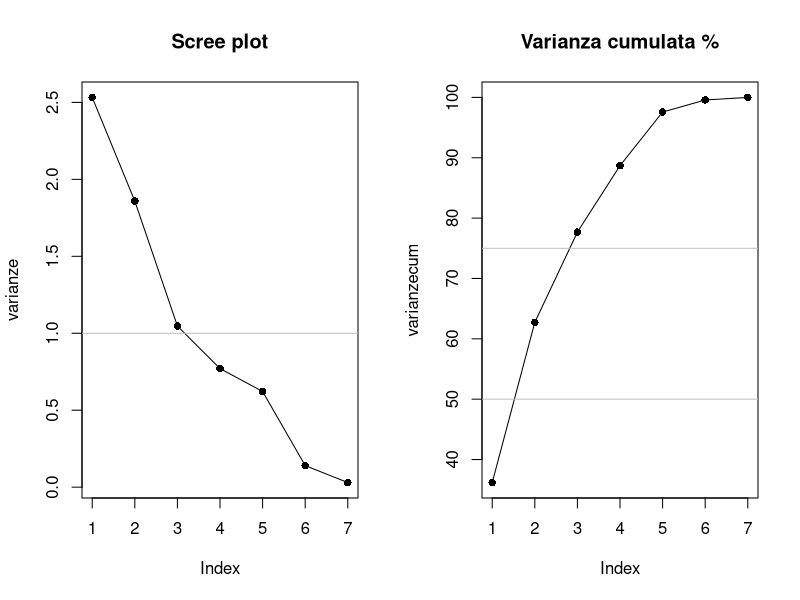
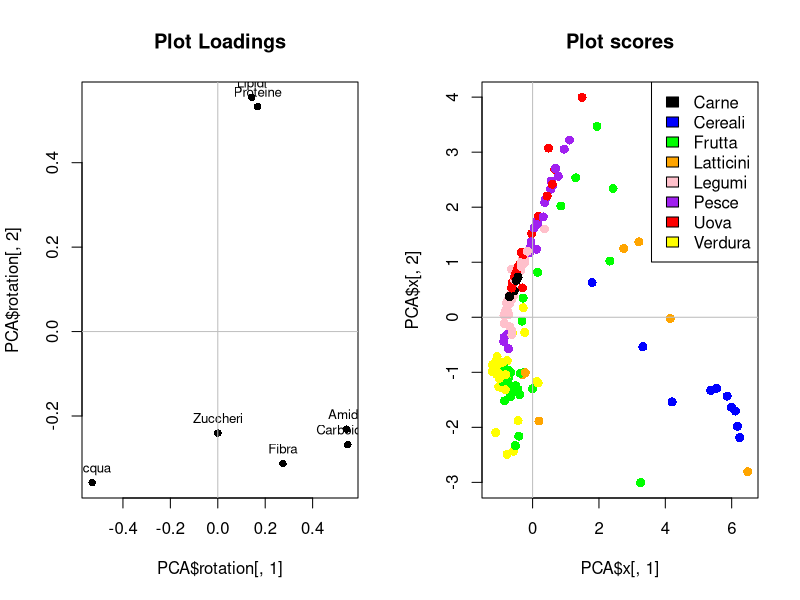
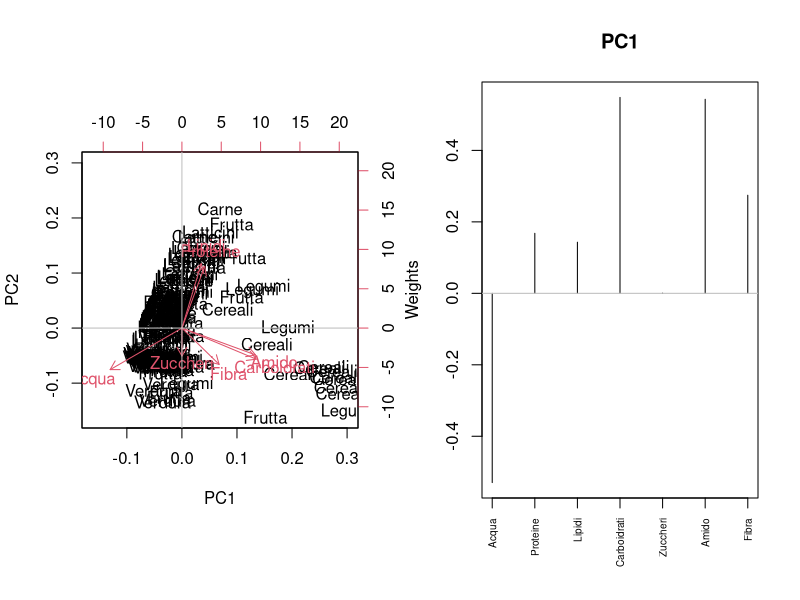
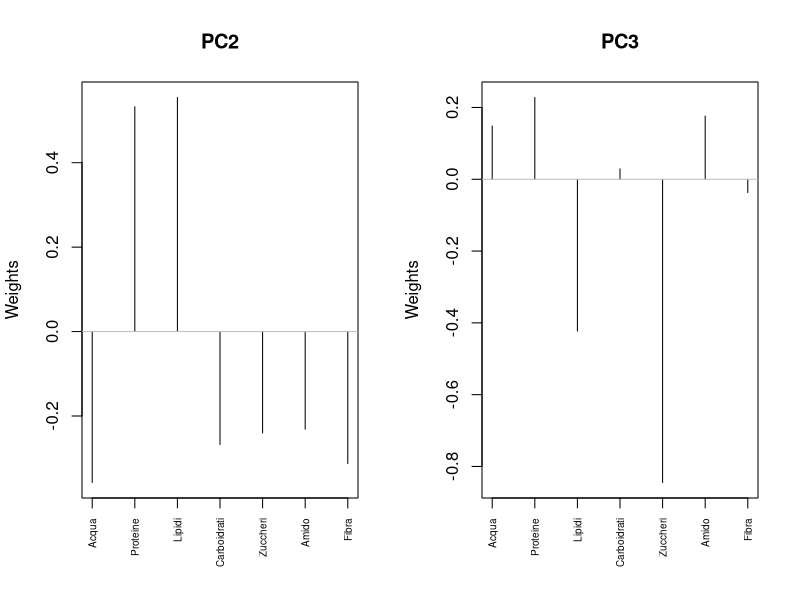
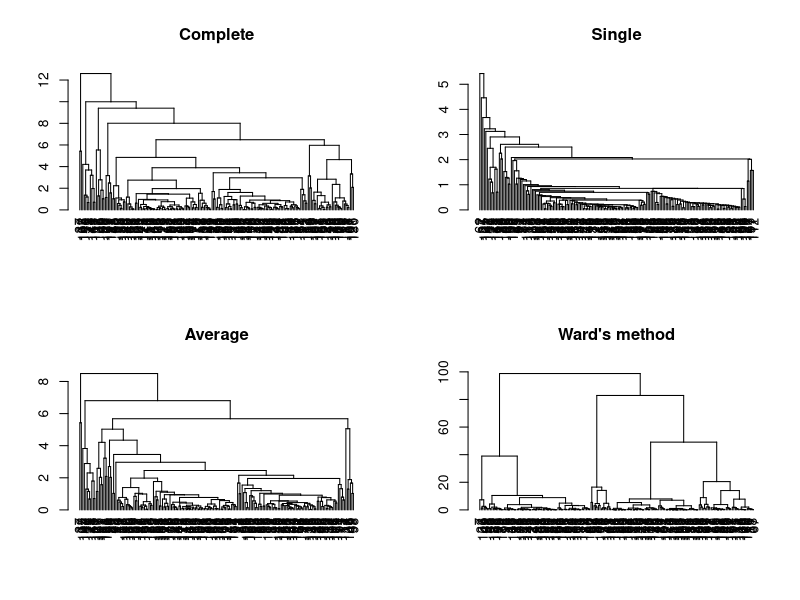
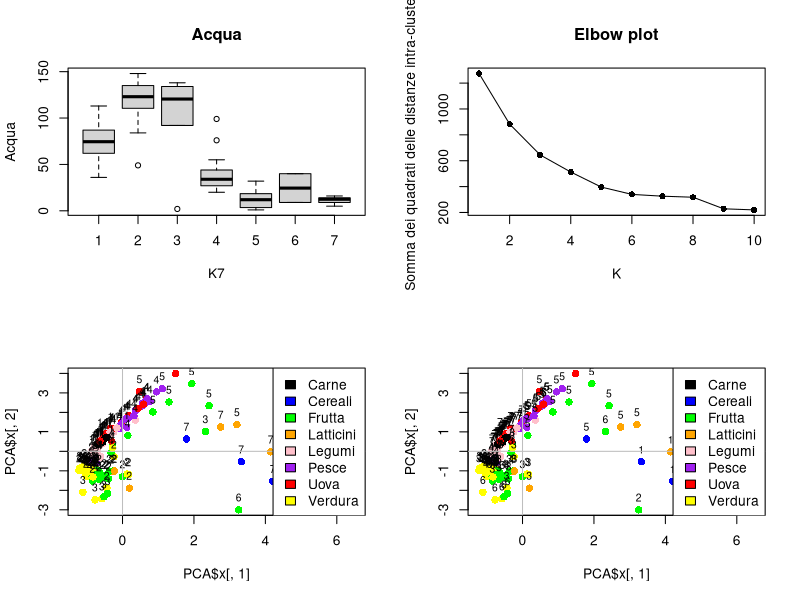

Write the R code that produced these figures, in order.
## ---- chunk 1
knitr::opts_chunk$set(echo = TRUE)
## ---- chunk 2
originale<-read.table("Dataset alimenti.txt", header=TRUE,sep="\t")
## ---- chunk 3
dataset<-as.matrix(originale[,-c(1:2)])

Alimento<-originale$Alimento
Categoria<-originale$Categoria

PCA<-prcomp(dataset, center= TRUE, scale=TRUE)

#-- Estrazien delle varianze e della varianza cumulata

varianze<-PCA$sdev^2

varianzecum<-cumsum(varianze/sum(varianze)*100) 

## ---- chunk 4

par(mfrow=c(1,2))
#-- Scree plot

plot(varianze,pch=16,type="o", main="Scree plot")
abline(h=1,col="gray")

#-- Varianza cumulata %

plot(varianzecum, pch=16, type="o", main="Varianza cumulata %")
abline(h=c(50,75),col="gray")
## ---- chunk 5
#-- Plot loadings

plot(PCA$rotation[,1], PCA$rotation[,2], pch=16, main= "Plot Loadings")
text(PCA$rotation[,1], PCA$rotation[,2],labels=colnames(dataset),cex=0.8,pos=3)
abline(h=0,col="gray")
abline(v=0,col="gray")
## ---- chunk 6

#-- Plot scores a colori

Color<-as.factor(Categoria)
levels(Color)<-c("red","blue","green","purple","orange", "pink", "black", "yellow")
Color<-as.character(Color)

plot(PCA$x[,1], PCA$x[,2], type="n", main= "Plot scores")
points(PCA$x[,1], PCA$x[,2],col=Color,cex=1.2,pch=16)
abline(h=0,col="gray")
abline(v=0,col="gray")

legend("topright", legend=c(levels(as.factor(Categoria))), fill=levels(as.factor(Color)))

## ---- chunk 7
#-- Biplot

biplot(PCA, choices =c(1,2), xlabs=Categoria)
abline(h=0,col="gray")
abline(v=0,col="gray")

## ---- chunk 8
#-- Peso delle variabili sperimentali su una PC

plot(PCA$rotation[,1],type="h",xaxt="n",xlab="",ylab="Weights",main="PC1")
axis(1,at=seq(1,ncol(dataset),1), labels=colnames(dataset),cex.axis=0.6, las=2)
abline(h=0,col="gray")
## ---- chunk 9
#-- Peso delle variabili sperimentali su una PC

plot(PCA$rotation[,2],type="h",xaxt="n",xlab="",ylab="Weights",main="PC2")
axis(1,at=seq(1,ncol(dataset),1), labels=colnames(dataset),cex.axis=0.6, las=2)
abline(h=0,col="gray")
## ---- chunk 10
#-- Peso delle variabili sperimentali su una PC

plot(PCA$rotation[,3],type="h",xaxt="n",xlab="",ylab="Weights",main="PC3")
axis(1,at=seq(1,ncol(dataset),1), labels=colnames(dataset),cex.axis=0.6, las=2)
abline(h=0,col="gray")
## ---- chunk 11
dataset<-as.matrix(originale[,-c(1:2)]) # Seleziono solo la parte di dataset con valori numerici

Alimento<-originale$Alimento
Categoria<-originale$Categoria


#-- Normalizzazione per variabile (E' NECESSARIA!!!)

dataNorm<-scale(dataset, center = TRUE, scale = TRUE)

#-- Clustering gerarchico

Dist<-dist(dataNorm, method="euclidean")

HcC<- hclust(Dist, method="complete")
HcS<- hclust(Dist, method="single")
HcA<- hclust(Dist, method="average")
HcW<- hclust(Dist, method="ward.D")

## ---- chunk 12
DendC<-as.dendrogram(HcC)
DendS<-as.dendrogram(HcS)
DendA<-as.dendrogram(HcA)
DendW<-as.dendrogram(HcW)

par(mfrow=c(2,2))

plot(DendC,main="Complete")
plot(DendS,main="Single")
plot(DendA,main="Average")
plot(DendW,main="Ward's method")
## ---- chunk 13
#--- Selezione numero cluster

Cut<-cutree(HcW, k= 7)

Newdata<-data.frame(K7= Cut, originale)


#--- Esplorazione risultati

Box<-boxplot(as.factor(Newdata$Acqua)~Newdata$K7, xlab="K7", ylab="Acqua", main="Acqua")

Cluster1<-Newdata[which(Newdata$K7==1),]

## ---- chunk 14
#-- Normalizzazione

dataNorm<-scale(dataset, center = TRUE, scale = TRUE)


#-- Kmeans selezione numero cluster

Tot<-NULL
for(i in c(1:10)) {set.seed(7); km<- kmeans(dataNorm, centers=i,iter.max=50);
Tot<-c(Tot,km$tot.withinss)}


plot(Tot, xlab="K",ylab="Somma dei quadrati delle distanze intra-cluster", pch=16, type="o",
     main="Elbow plot")

# --  Numero di Cluster?

KM7_1<- kmeans(dataNorm, centers=7,iter.max=50)

Newdata2<-data.frame(KM7_1=KM7_1$cluster,originale)


## ---- chunk 15
#-- Plot scores a colori

Color<-as.factor(Categoria)
levels(Color)<-c("red","blue","green","purple","orange", "pink", "black", "yellow")
Color<-as.character(Color)

plot(PCA$x[,1], PCA$x[,2],type="n")
points(PCA$x[,1], PCA$x[,2],col=Color,cex=1.2,pch=16)
text(PCA$x[,1], PCA$x[,2],labels=Newdata$K7,cex=0.75,pos=3,offset=0.5)# con questo si rappresenta il risultato dell'HCA
abline(h=0,col="gray")
abline(v=0,col="gray")

legend("topright", legend=c(levels(as.factor(Categoria))), fill=levels(as.factor(Color)))
## ---- chunk 16
Color<-as.factor(Categoria)
levels(Color)<-c("red","blue","green","purple","orange", "pink", "black", "yellow")
Color<-as.character(Color)


plot(PCA$x[,1], PCA$x[,2],type="n")
points(PCA$x[,1], PCA$x[,2],col=Color,cex=1.2,pch=16)
text(PCA$x[,1], PCA$x[,2],labels=Newdata2$KM7_1,cex=0.75,pos=3,offset=0.5)# con questo si rappresenta il risultato del KM
abline(h=0,col="gray")
abline(v=0,col="gray")

legend("topright", legend=c(levels(as.factor(Categoria))), fill=levels(as.factor(Color)))
